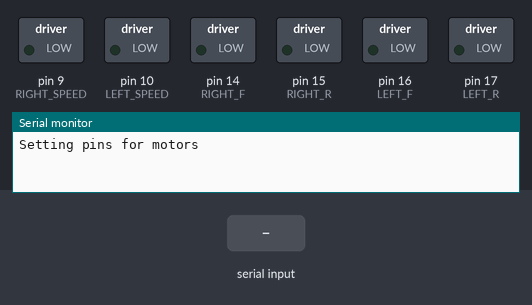
Bench run of a sketch on a simulated Arduino Uno, built with avr-gcc and run on an emulated ATmega328P. Shown: switched loads named in the sketch (green lamp = pin HIGH), the last lines printed to the serial monitor. Inputs (shaded band) come from the test bench.

Above: at 1.2 s.
1.3 s: "90,45\n" received over Serial
At 2.2 s:
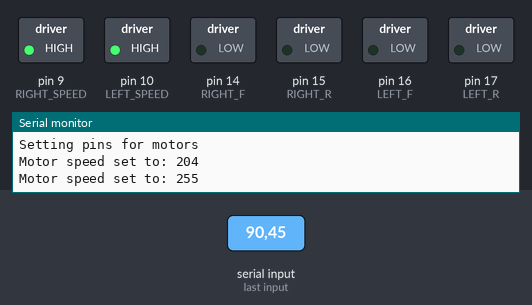
2.8 s: "w90\n" received over Serial
At 3.2 s:
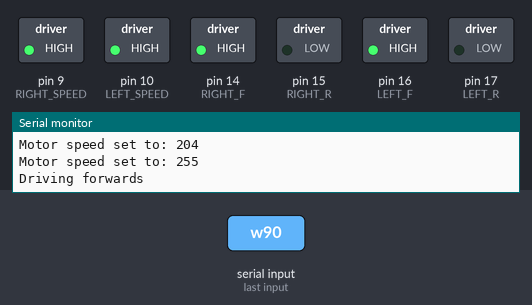
4.3 s: "s90\n" received over Serial
At 5.5 s:
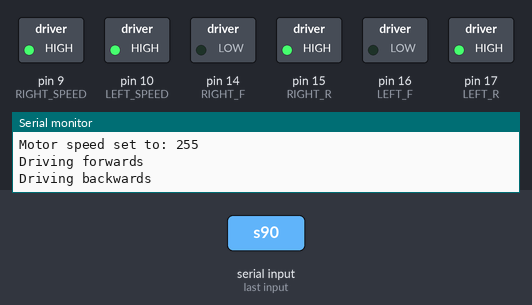
5.8 s: "d90\n" received over Serial
At 6.7 s:
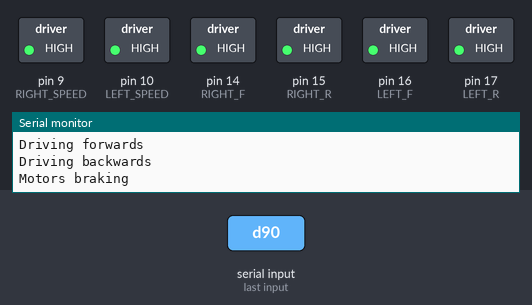
7.3 s: "30,150\n" received over Serial
8.8 s: "200\n" received over Serial
At 10.2 s:
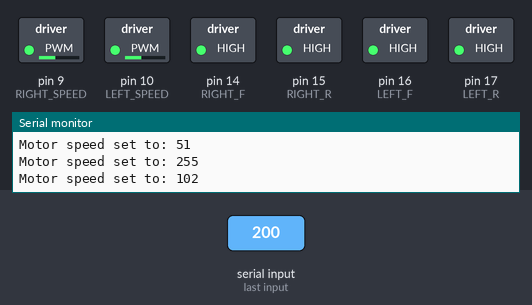
Timing chart, 0 to 11.3 s (numbered marks = the images above; inputs shaded):
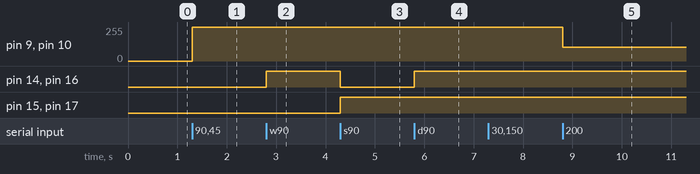

The sketch:

advancedStarterCode.ino
```cpp
/**
                      :::!~!!!!!:.
                  .xUHWH!! !!?M88WHX:.
                .X*#M@$!!  !X!M$$$$$$WWx:.
               :!!!!!!?H! :!$!$$$$$$$$$$8X:
              !!~  ~:~!! :~!$!#$$$$$$$$$$8X:
             :!~::!H!<   ~.U$X!?R$$$$$$$$MM!
             ~!~!!!!~~ .:XW$$$U!!?$$$$$$RMM!
               !:~~~ .:!M"T#$$$$WX??#MRRMMM!
               ~?WuxiW*`   `"#$$$$8!!!!??!!!
             :X- M$$$$       `"T#$T~!8$WUXU~
            :%`  ~#$$$m:        ~!~ ?$$$$$$
          :!`.-   ~T$$$$8xx.  .xWW- ~""##*"
.....   -~~:<` !    ~?T#$$@@W@*?$$      /`
W$@@M!!! .!~~ !!     .:XUW$W!~ `"~:    :
#"~~`.:x%`!!  !H:   !WM$$$$Ti.: .!WUn+!`
:::~:!!`:X~ .: ?H.!u "$$$B$$$!W:U!T$$M~
.~~   :X@!.-~   ?@WTWo("*$$$W$TH$! `
Wi.~!X$?!-~    : ?$$$B$Wu("**$RM!
$R@i.~~ !     :   ~$$$$$B$$en:``
?MXT@Wx.~    :     ~"##*$$$$M~
 */
// do u really need a scaffold?
```

MotorControlDemo.ino
```cpp
// Motor A pins
int RIGHT_SPEED = 9;  // Speed pin, ranges from 0 to 255 (ENA)
int RIGHT_F = 14;     // Pin to move motor forwards (IN1)
int RIGHT_R = 15;     // Pin to move motor backwards (IN2)

// Motor B pins
int LEFT_SPEED = 10;  // Speed pin, ranges from 0 to 255 (ENB)
int LEFT_F = 16;      // Pin to move motor forwards (IN3)
int LEFT_R = 17;      // Pin to move motor backwards (IN4)

int motorSpeed = 0;   // Variable to store motor speed
char input;           // Variable to store user input

void setup() {
  Serial.begin(9600);        // Initialize serial communication at 9600 baud
  Serial.println("Setting pins for motors");

  // Setup all the motor control pins to outputs
  pinMode(RIGHT_SPEED, OUTPUT);
  pinMode(RIGHT_F, OUTPUT);
  pinMode(RIGHT_R, OUTPUT);

  pinMode(LEFT_SPEED, OUTPUT);
  pinMode(LEFT_F, OUTPUT);
  pinMode(LEFT_R, OUTPUT);

  // Initialize motor speed to 0
  analogWrite(RIGHT_SPEED, 0);
  analogWrite(LEFT_SPEED, 0);
}

void loop() {
  if (Serial.available() > 0) {
    input = Serial.read();    // Read the input from serial monitor

    // Set speed based on number input
    if (input >= '1' && input <= '5') {
      motorSpeed = map(input - '0', 1, 5, 51, 255); // Map '1'-'5' to speed values 51-255
      analogWrite(RIGHT_SPEED, motorSpeed);
      analogWrite(LEFT_SPEED, motorSpeed);
      Serial.print("Motor speed set to: ");
      Serial.println(motorSpeed);
    }

    // Set direction based on 'w', 'a', 's', 'd' input
    if (input == 'w') {
      driveForward();
    } else if (input == 's') {
      driveBackward();
    } else if (input == 'a') {
      stopMotors();
    } else if (input == 'd') {
      brakeMotors();
    }
  }
}

// Function to drive motors forward
void driveForward() {
  Serial.println("Driving forwards");
  digitalWrite(RIGHT_F, HIGH);
  digitalWrite(RIGHT_R, LOW);
  digitalWrite(LEFT_F, HIGH);
  digitalWrite(LEFT_R, LOW);
}

// Function to drive motors backward
void driveBackward() {
  Serial.println("Driving backwards");
  digitalWrite(RIGHT_F, LOW);
  digitalWrite(RIGHT_R, HIGH);
  digitalWrite(LEFT_F, LOW);
  digitalWrite(LEFT_R, HIGH);
}

// Function to stop motors
void stopMotors() {
  Serial.println("Motors stopped");
  digitalWrite(RIGHT_F, LOW);
  digitalWrite(RIGHT_R, LOW);
  digitalWrite(LEFT_F, LOW);
  digitalWrite(LEFT_R, LOW);
}

// Function to brake motors
void brakeMotors() {
  Serial.println("Motors braking");
  digitalWrite(RIGHT_F, HIGH);
  digitalWrite(RIGHT_R, HIGH);
  digitalWrite(LEFT_F, HIGH);
  digitalWrite(LEFT_R, HIGH);
}
```

Measured:
- after the input at 1.3 s, pin 9 (RIGHT_SPEED), pin 10 (LEFT_SPEED): 0/255 → 255/255 at once
- after the input at 2.8 s, pin 14 (RIGHT_F), pin 16 (LEFT_F): LOW → HIGH at once
- after the input at 4.3 s, pin 14 (RIGHT_F), pin 16 (LEFT_F): HIGH → LOW at once; pin 15 (RIGHT_R), pin 17 (LEFT_R): LOW → HIGH at once
- after the input at 5.8 s, pin 14 (RIGHT_F), pin 16 (LEFT_F): LOW → HIGH at once
- after the input at 8.8 s, pin 9 (RIGHT_SPEED), pin 10 (LEFT_SPEED): 255/255 → 102/255 at once
